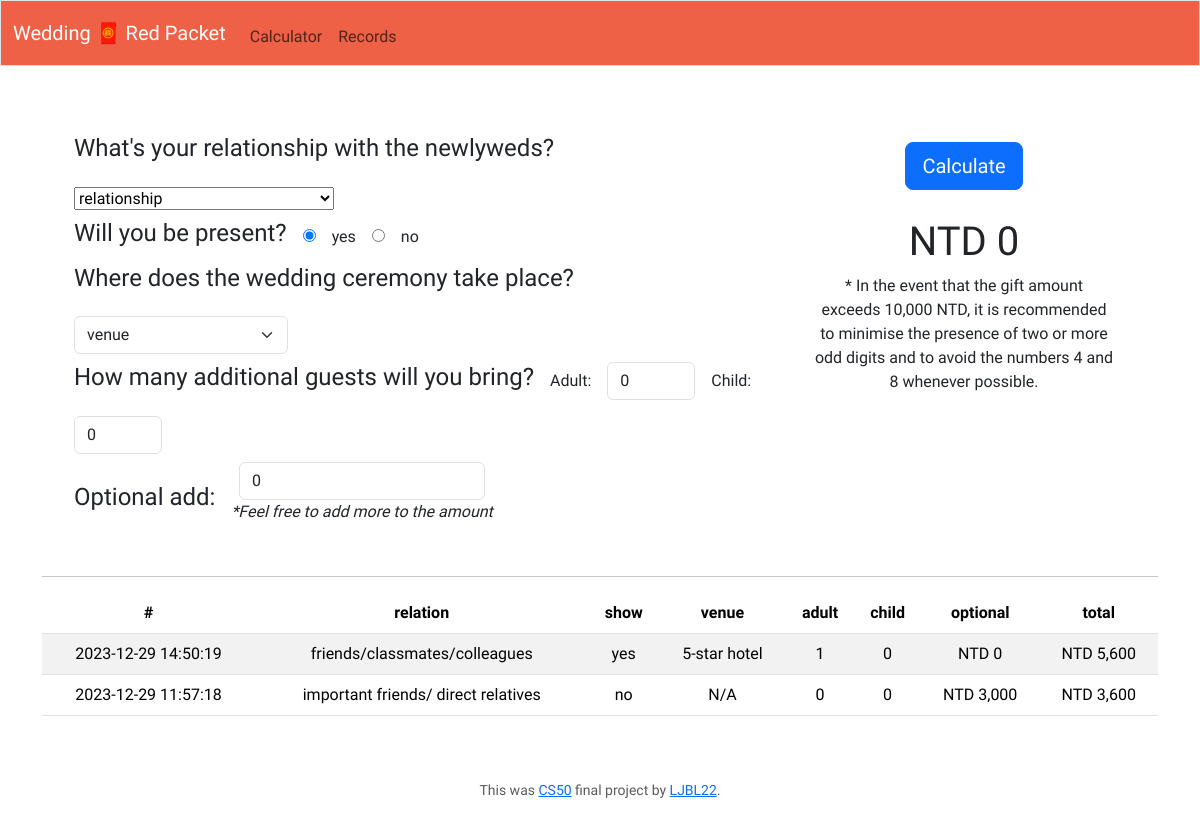
The page /calculator on the database its author committed.
### tables this page shows
CREATE TABLE records (
                Timestamp DEFAULT CURRENT_TIMESTAMP,
                relation TEXT NOT NULL,
                showup TEXT NOT NULL,
                venue TEXT NOT NULL,
                add_adult INTEGER NOT NULL,
                add_child INTEGER NOT NULL,
                add_money INTEGER NOT NULL,
                total_amount INTEGER NOT NULL
           );

### app.py (the view, shortened to what this page needs)
@app.route("/calculator", methods=["GET", "POST"])
def calculator():
    venues = db.execute("SELECT * FROM venues")
    relationship = db.execute("SELECT * FROM relationship")
    total = 0
    return render_template("calculator.html", venues=venues, relationship=relationship, total=total, records=db.execute("SELECT * FROM records ORDER BY Timestamp DESC LIMIT 5"))

### app.py (called while the page is built)
def ntd(value):
    return f"NTD {value:,}"

### templates/calculator.html (shortened to what this page needs)
{% extends "layout.html" %} {% block title %} calculator {% endblock %} {% block
main %}
<div class="container">
  <div class="section">
    <form action="/calculator" method="POST" id="calculation-form">
      <div class="container">
        <div class="d-flex flex-column flex-md-row justify-content-lg-between">
          <div class="col-12 col-md-7 col-lg-8 p-3 left">
            <div class="row g-3 align-items-center p-1">
              <div class="col-auto">
                <h4>What's your relationship with the newlyweds?</h4>
              </div>
              <div class="col-auto">
                <select name="relationship" required>
                  <option disabled selected value="relationship">
                    relationship
                  </option>
                </select>
              </div>
            </div>
            <div class="row g-3 align-items-center p-1">
              <div class="col-auto">
                <h4>Will you be present?</h4>
              </div>
              <div class="col-auto">
                <input
                  type="radio"
                  id="yes"
                  name="showup"
                  value="yes"
                  checked
                />
              </div>
              <div class="col-auto">
                <label for="yes">yes</label>
              </div>
              <div class="col-auto">
                <input type="radio" id="no" name="showup" value="no" />
              </div>
              <div class="col-auto">
                <label for="no">no</label>
              </div>
            </div>
            <div class="row g-3 align-items-center p-1">
              <div class="col-auto">
                <h4>Where does the wedding ceremony take place?</h4>
              </div>
              <div class="col-auto">
                <select
                  class="form-select"
                  aria-label="Default select example"
                  name="venue"
                  required
                >
                  <option disabled selected value="venue">venue</option>
                </select>
              </div>
            </div>
            <div class="row g-3 align-items-center p-1">
              <div class="col-auto">
                <h4>How many additional guests will you bring?</h4>
              </div>
              <div class="col-auto">
                <label>Adult: </label>
              </div>
              <div class="col-auto">
                <input
                  autocomplete="off"
                  autofocus
                  class="form-control mx-auto w-auto"
                  id="adult"
                  name="adult"
                  placeholder="adult"
                  type="number"
                  value="0"
                  min="0"
                  max="3"
                />
              </div>
              <div class="col-auto">
                <label>Child: </label>
              </div>
              <div class="col-auto">
                <input
                  autocomplete="off"
                  autofocus
                  class="form-control mx-auto w-auto"
                  id="child"
                  name="child"
                  placeholder="child"
                  type="number"
                  value="0"
                  min="0"
                  max="5"
                />
              </div>
            </div>
            <div class="row g-3 align-items-center p-1">
              <div class="col-auto">
                <h4>Optional add:</h4>
              </div>
              <div class="col-auto">
                <input
                  autocomplete="off"
                  autofocus
                  class="form-control mx-auto w-auto"
                  id="optional"
                  name="optional"
                  placeholder="Add more from 100 (optional)"
                  type="number"
                  value="0"
                  min="0"
                  step="200"
                />
                <p class="fst-italic">*Feel free to add more to the amount</p>
              </div>
            </div>
          </div>
          <div class="col-12 col-md col-lg-4 p-3 right">
            <div class="align-items-center p-1 m-2">
              <button class="btn btn-primary btn-lg" type="submit">
                Calculate
              </button>
            </div>
            <div id="total" class="p-3">
              <h1>{{total | ntd}}</h1>
              <p>
                * In the event that the gift amount exceeds 10,000 NTD, it is
                recommended to minimise the presence of two or more odd digits
                and to avoid the numbers 4 and 8 whenever possible.
              </p>
            </div>
          </div>
        </div>
      </div>
      <hr />
      <div class="section">
        <table class="table table-striped">
          <thead>
            <tr>
              <th>#</th>
              <th>relation</th>
              <th>show</th>
              <th>venue</th>
              <th>adult</th>
              <th>child</th>
              <th>optional</th>
              <th>total</th>
            </tr>
          </thead>
          <tbody>
            {% for record in records %}
            <tr>
              <td>{{ record.Timestamp }}</td>
              <td>{{ record.relation }}</td>
              <td>{{ record.showup }}</td>
              <td>{{ record.venue }}</td>
              <td>{{ record.add_adult }}</td>
              <td>{{ record.add_child }}</td>
              <td>{{ record.add_money | ntd }}</td>
              <td>{{ record.total_amount | ntd }}</td>
            </tr>
            {% endfor %}
          </tbody>
        </table>
      </div>
    </form>
  </div>
</div>
{% endblock %}

### templates/layout.html (shortened to what this page needs)
<!DOCTYPE html>
<html lang="en">
  <head>
    <link
      href="https://cdn.jsdelivr.net/npm/bootstrap@5.3.2/dist/css/bootstrap.min.css"
      rel="stylesheet"
    />
    <link href="/static/style.css" rel="stylesheet" />
  </head>
  <body>
    <nav
      class="border navbar navbar-expand-md navbar-light"
      style="background-color: #ee6146"
    >
      <div class="container-fluid">
        <a class="navbar-brand" href="/">
          <span class="white">Wedding 🧧 Red Packet</span>
        </a>
        <div class="collapse navbar-collapse" id="navbar">
          <ul class="navbar-nav me-auto mt-2">
            <li class="nav-item">
              <a class="nav-link" href="/calculator">Calculator</a>
            </li>
            <li class="nav-item">
              <a class="nav-link" href="/records">Records</a>
            </li>
          </ul>
        </div>
      </div>
    </nav>
    <main class="container-fluid py-5 text-center">
      {% block main %}{% endblock %}
    </main>
    <footer class="mb-5 small text-center text-muted">
      This was
      <a
        href="https://pll.harvard.edu/course/cs50-introduction-computer-science"
        >CS50</a
      >
      final project by <a href="https://github.com/LJBL22">LJBL22</a>.
    </footer>
  </body>
</html>

### static/style.css (style rules this page uses)
* { font-family: 'Quicksand', sans-serif; }
.white { color: white; }

### rows shown on the page
records: Timestamp "2023-12-29 14:50:19", relation "friends/classmates/colleagues", showup "yes", venue "5-star hotel", add_adult "1", add_child "0", add_money|ntd "NTD 0", total_amount|ntd "NTD 5,600"
records: Timestamp "2023-12-29 11:57:18", relation "important friends/ direct relatives", showup "no", venue "N/A", add_adult "0", add_child "0", add_money|ntd "NTD 3,000", total_amount|ntd "NTD 3,600"

### other values the page prints
{{ total | ntd }} "NTD 0"
